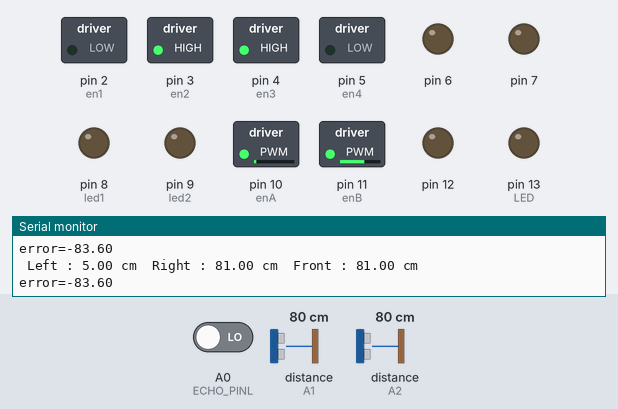
Bench run of a sketch on a simulated Arduino Mega 2560, built with avr-gcc and run on an emulated ATmega2560. On the bench: switched loads named in the sketch (green lamp = pin HIGH), output pins drawn as LEDs (lit = HIGH), the last lines printed to the serial monitor. The inputs (shaded band) are chosen by the test bench; at power-on: distance to the obstacle (sensors on A2, A1) 80 cm, A0 (ECHO_PINL) LOW. The echo pulse lasts 58.3 µs per cm.

Above: at 1.2 s.
1.3 s: distance to the obstacle (sensor on A2) set to 2 cm
At 2.3 s:
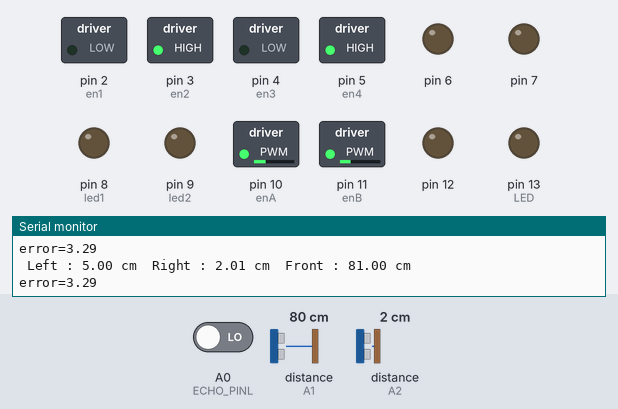
4.3 s: A0 (ECHO_PINL) driven HIGH
At 5.1 s:
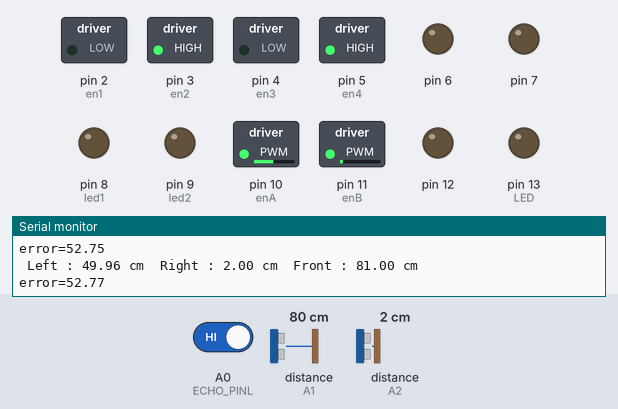
6.1 s: distance to the obstacle (sensor on A1) set to 8 cm
7.7 s: distance to the obstacle (sensor on A1) set to 5 cm
At 9.0 s:
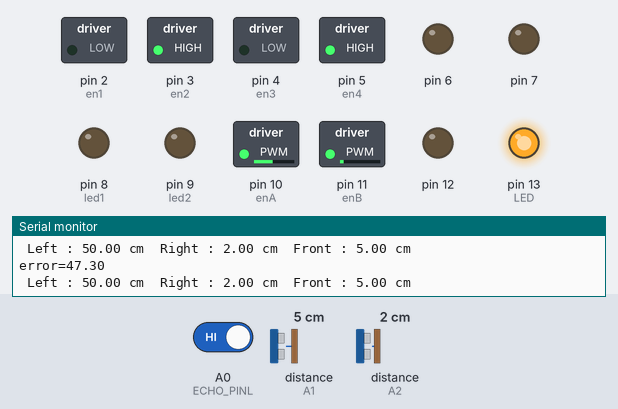
9.3 s: distance to the obstacle (sensor on A2) set to 60 cm
At 10.4 s:
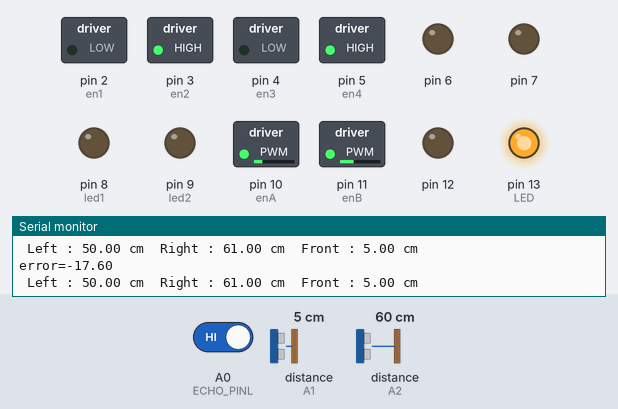
12.3 s: A0 (ECHO_PINL) driven LOW
Timing chart, 0 to 15.3 s (numbered marks = the images above; inputs shaded):
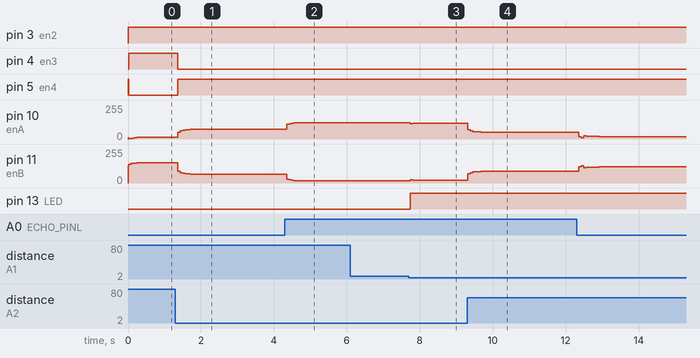

Measured:
- the behaviour switches between 7 and 6 cm on distance to the obstacle (sensor on A1) (found by bisection; images 2 and 3)
- after the input at 1.3 s, pin 4 (en3): HIGH → LOW after 0.06 s; pin 5 (en4): LOW → HIGH after 0.06 s; pin 10 (enA): moves from 13/255 to 73/255 over 0.48 s, starting after 0.06 s; pin 11 (enB): moves from 153/255 to 66/255 over 0.48 s, starting after 0.06 s
- after the input at 4.3 s, pin 10 (enA): moves from 73/255 to 122/255 over 0.35 s, starting after 0.05 s; pin 11 (enB): moves from 66/255 to 17/255 over 0.35 s, starting after 0.05 s
- after the input at 7.7 s, pin 10 (enA): 122/255 → 114/255 at once, → 117/255 0.07 s later; pin 11 (enB): 17/255 → 25/255 at once, → 22/255 0.07 s later; pin 13 (LED): LOW → HIGH at once
- after the input at 9.3 s, pin 10 (enA): moves from 117/255 to 52/255 over 0.35 s, starting at once; pin 11 (enB): moves from 22/255 to 87/255 over 0.35 s, starting at once

The sketch:

Striker_v2.ino
```cpp
#include <NewPing.h>

//#define TRIGGER_PINL  A3  // Arduino pin tied to trigger pin on ping sensor.
#define ECHO_PINL     A0  // Arduino pin tied to echo pin on ping sensor.

#define MAX_DISTANCE 100 // Maximum distance we want to ping for (in centimeters). Maximum sensor distance is rated at 400-500cm.

#define TRIGGER_PINF  A4  // Arduino pin tied to trigger pin on ping sensor.
#define ECHO_PINF     A1  // Arduino pin tied to echo pin on ping sensor.

#define TRIGGER_PINR  A5  // Arduino pin tied to trigger pin on ping sensor.
#define ECHO_PINR     A2  // Arduino pin tied to echo pin on ping sensor.

int dir;


#define STOP 0
#define FORWARD 1
#define BACKWARD 2
#define LEFT 3
#define RIGHT 4


float P = 0.7 ;
float D = 0.5 ;
float I = 0.4 ;
float oldErrorP ;
float totalError ;
int offset = 5 ;

int wall_threshold = 13 ;
//int left_threshold = 10 ;
//int right_threshold = 10 ;
int front_threshold = 7 ;

boolean frontwall ;
boolean leftwall ;
boolean rightwall ;
boolean first_turn ;
boolean rightWallFollow ;
boolean leftWallFollow ;


int en1 = 2 ;
int en2 = 3 ;

int en3 = 4 ;
int en4 = 5 ;

int enA = 10 ;
int enB = 11 ;

int baseSpeed = 70 ;

int RMS ;
int LMS ;

int LED = 13 ;
int led1 = 8 ;
int led2 = 9 ;


//NewPing sonarLeft(TRIGGER_PINL, ECHO_PINL, MAX_DISTANCE); // NewPing setup of pins and maximum distance.
NewPing sonarRight(TRIGGER_PINR, ECHO_PINR, MAX_DISTANCE);
NewPing sonarFront(TRIGGER_PINF, ECHO_PINF, MAX_DISTANCE);

unsigned int pingSpeed = 30; // How frequently are we going to send out a ping (in milliseconds). 50ms would be 20 times a second.
unsigned long pingTimer;     // Holds the next ping time.


float oldLeftSensor, oldRightSensor, leftSensor, rightSensor, frontSensor, oldFrontSensor, lSensor, rSensor, fSensor;

//int TestNUM = 1  ;


void setup() {

  Serial.begin(9600); // Open serial monitor at 9600 baud to see ping results.
  pinMode(ECHO_PINL, INPUT);

  for (int i = 2; i <= 13; i++) //For Motor Shield
    pinMode(i, OUTPUT);


  first_turn = false ;
  rightWallFollow = false ;
  leftWallFollow = false ;


}

void loop() {


  //========================================START========================================//


  ReadSensors();

  walls();


  if ( first_turn == false ) {

    pid_start();

  }
  else if (leftWallFollow == true ) {

    PID(true) ;

  }
  else if (rightWallFollow == true ) {
    PID(false) ;
  }


  if (leftwall == true && rightwall == false && frontwall == true ) {

    // turnright();
    PID(false) ;

    if ( first_turn == false ) {

      //      right_threshold = right_threshold - offset ;
      //      left_threshold = left_threshold + offset ;


      first_turn = true ;
      rightWallFollow = true ;

      digitalWrite(led2 , LOW );
      digitalWrite(led1 ,HIGH );
    }
  }
   if (leftwall == false && rightwall == true && frontwall == true ) {

    //  turnleft();
    PID(true) ;

    if ( first_turn == false ) {

      //      left_threshold = left_threshold - offset ;
      //      right_threshold = right_threshold + offset ;

      first_turn = true ;
      leftWallFollow = true ;
      digitalWrite(LED , HIGH);

    }
  }
   if ( leftSensor == 0 || leftSensor > 100 && rightSensor == 0 || rightSensor > 100 && frontSensor == 0 || frontSensor > 100 ) {

    setDirection(STOP);
  }


  // read sensors & print the result to the serial monitor //


  Serial.print(" Left : ");
  Serial.print(leftSensor);
  Serial.print(" cm ");
  Serial.print(" Right : ");
  Serial.print(rightSensor);
  Serial.print(" cm ");
  Serial.print(" Front : ");
  Serial.print(frontSensor);
  Serial.println(" cm ");

  //measure error & print the result to the serial monitor


  Serial.print("error=");
  Serial.println(totalError);


}


//--------------------------------- direction control ---------------------------------//

void setDirection(int dir) {

  if ( dir == FORWARD ) {
    digitalWrite(en1, LOW);   // Left wheel forward
    digitalWrite(en2, HIGH);
    digitalWrite(en3, LOW);  // Right wheel forward
    digitalWrite(en4, HIGH);
  }
  else if ( dir == LEFT ) {
    digitalWrite(en1, HIGH);   // Left wheel forward
    digitalWrite(en2, LOW );
    digitalWrite(en3, LOW );  // Right wheel forward
    digitalWrite(en4, HIGH);
  }
  else if ( dir == RIGHT ) {
    digitalWrite(en1, LOW);   // Left wheel forward
    digitalWrite(en2, HIGH);
    digitalWrite(en3, HIGH);  // Right wheel forward
    digitalWrite(en4, LOW);
  }
  else if ( dir == STOP ) {
    digitalWrite(en1, HIGH);   // Left wheel forward
    digitalWrite(en2, HIGH );
    digitalWrite(en3, HIGH );  // Right wheel forward
    digitalWrite(en4, HIGH);
  }
  else if ( dir == BACKWARD ) {
    digitalWrite(en1, HIGH );   // Left wheel forward
    digitalWrite(en2, LOW );
    digitalWrite(en3, HIGH );  // Right wheel forward
    digitalWrite(en4, LOW );
  }
}
//---------------------------------------------------------------------------//


//--------------------------------- Sensors ---------------------------------//

void ReadSensors() {

  //leftSensor = sonarLeft.ping_median(TestNUM);     //accurate but slow
  //rightSensor = sonarRight.ping_median(TestNUM);     //accurate but slow
  //frontSensor = sonarFront.ping_median(TestNUM);     //accurate but slow

  //leftSensor = sonarLeft.convert_cm(leftSensor);
  //rightSensor = sonarRight.convert_cm(rightSensor);
  //frontSensor = sonarFront.convert_cm(frontSensor);

//  lSensor = sonarLeft.ping_cm(); //ping in cm
  if(digitalRead(ECHO_PINL) == 1)
    lSensor = 50;
  else
    lSensor = 5;
//  lSensor = ECHO_PINL * 30;
  rSensor = sonarRight.ping_cm();
  fSensor = sonarFront.ping_cm();


  leftSensor = (lSensor + oldLeftSensor) / 2; //average distance between old & new readings to make the change smoother
  rightSensor = (rSensor + oldRightSensor) / 2;
  frontSensor = (fSensor + oldFrontSensor) / 2;


  oldLeftSensor = leftSensor; // save old readings for movment
  oldRightSensor = rightSensor;
  oldFrontSensor = frontSensor;

}

//---------------------------------------------------------------------------//


//--------------------------------- control ---------------------------------//

void pid_start() {

  float errorP = leftSensor - rightSensor ;
  float errorD = errorP - oldErrorP;
  float errorI = (2.0 / 3.0) * errorI + errorP ;

  totalError = P * errorP + D * errorD + I * errorI ;

  oldErrorP = errorP ;

  RMS = baseSpeed + totalError ;
  LMS = baseSpeed - totalError ;

  if (RMS < 0) {

    RMS = map(RMS , 0 , -255, 0, 255);

    analogWrite(enA , RMS);
    analogWrite(enB , LMS);

    setDirection(RIGHT);

  }
  else if (LMS < 0) {
    LMS = map(LMS , 0 , -255, 0, 255);


    analogWrite(enA , RMS);
    analogWrite(enB , LMS);

    setDirection(LEFT);
  }
  else {

    analogWrite(enA , RMS);
    analogWrite(enB , LMS);

    setDirection(FORWARD);
  }

}


//----------------------------- wall follow  control -------------------------------//

void PID( boolean left ) {

  if (left == true ) {

    float errorP = leftSensor - rightSensor - offset ;
    float errorD = errorP - oldErrorP;
    float errorI = (2.0 / 3) * errorI + errorP ;


    totalError = P * errorP + D * errorD + I * errorI ;

    oldErrorP = errorP ;


    RMS = baseSpeed + totalError ;
    LMS = baseSpeed - totalError ;

    //  if(RMS < -255) RMS = -255; if(RMS > 255)RMS = 255 ;
    //  if(LMS < -255) LMS = -255;  if(LMS > 255)LMS = 255 ;


    if (RMS < 0) {

      RMS = map(RMS , 0 , -255, 0, 255);

      analogWrite(enA , RMS);
      analogWrite(enB , LMS);

      setDirection(RIGHT);

    }
    else if (LMS < 0) {
      LMS = map(LMS , 0 , -255, 0, 255);


      analogWrite(enA , RMS);
      analogWrite(enB , LMS);

      setDirection(LEFT);
    }
    else {

      analogWrite(enA , RMS);
      analogWrite(enB , LMS);

      setDirection(FORWARD);
    }

  }
  else {

    float errorP = leftSensor - rightSensor + offset ;
    float errorD = errorP - oldErrorP;
    float errorI = (2.0 / 3) * errorI + errorP ;

    totalError = P * errorP + D * errorD + I * errorI ;

    oldErrorP = errorP ;


    RMS = baseSpeed + totalError ;
    LMS = baseSpeed - totalError ;

    //  if(RMS < -255) RMS = -255; if(RMS > 255)RMS = 255 ;
    //  if(LMS < -255) LMS = -255;  if(LMS > 255)LMS = 255 ;


    if (RMS < 0) {

      RMS = map(RMS , 0 , -255, 0, 255);

      analogWrite(enA , RMS);
      analogWrite(enB , LMS);

      setDirection(RIGHT);

    }
    else if (LMS < 0) {
      LMS = map(LMS , 0 , -255, 0, 255);


      analogWrite(enA , RMS);
      analogWrite(enB , LMS);

      setDirection(LEFT);
    }
    else {

      analogWrite(enA , RMS);
      analogWrite(enB , LMS);

      setDirection(FORWARD);
    }

  }

}

//--------------------------- wall detection --------------------------------//

void walls() {


  if ( leftSensor < wall_threshold ) {
    leftwall = true ;
  }
  else {
    leftwall = false ;
  }


  if ( rightSensor < wall_threshold ) {
    rightwall = true ;
  }
  else {
    rightwall = false ;


  } if ( frontSensor < front_threshold ) {
    frontwall = true ;
  }
  else {
    frontwall = false ;
  }

}


//---------------------------------------------------------------------------//

void turnright() {


  LMS = baseSpeed ;

  RMS = LMS * rightSensor / ( rightSensor + 11 ) ;


}

//---------------------------------------------------------------------------//

void turnleft() {


  RMS = baseSpeed ;

  LMS = RMS * leftSensor / ( leftSensor + 11 ) ;

}


//---------------------------------------------------------------------------//
```
